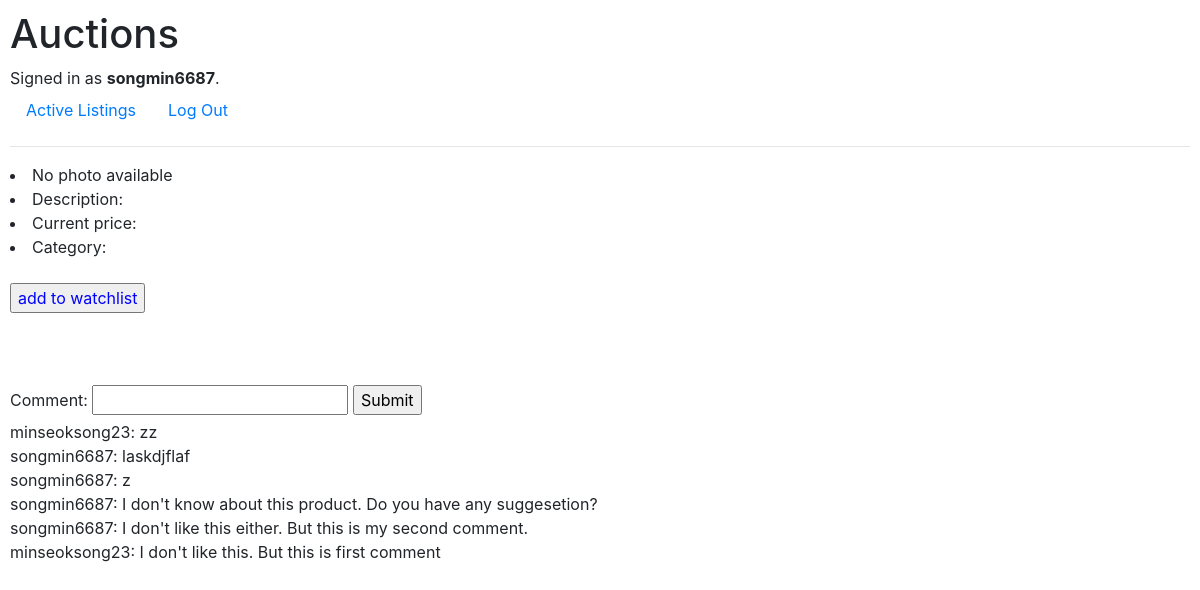
The app's page /watchlist (signed in) with its own data.
### auctions/models.py (models this page shows)
class User(AbstractUser):
    pass

class Comment(models.Model):
    listing = models.ForeignKey(Listing, on_delete=models.CASCADE, related_name="item_for_comment")
    commenter = models.ForeignKey(User, on_delete=models.CASCADE, related_name="commenter")
    body = models.CharField(max_length=300)

### auctions/views.py (the view, shortened to what this page needs)
# urls.py: path("<str:item>", views.item, name="item"),
def item(request, item):
    return render(request, "auctions/item.html", {
        "item": Listing.objects.filter(title=item).first(),
        "comments": Comment.objects.all()
    })

### auctions/templates/auctions/item.html (shortened to what this page needs)
{% extends "auctions/layout.html" %}
{% block body %}
{% if not item.url %}
<li>No photo available</li>
{% else %}
<img src="{{ item.url }}" width = "600">
{% endif %}
<li>Description: <{{ item.description }}/li>
<li>Current price: {{ item.starting_bid }}</li>
<li>Category: {{ item.category }}</li>
<form action="{% url 'watchlist' %} method="post">
<br>
    <input type="submit" value="add to watchlist" style="color:blue">
<br><br>
<br><br>
<form action="{% url 'item' item.title %}" method="post">
    <label for="comment">Comment:</label>
    <input id="comment" name="body" type="text">
    <input type="submit">
{% for comment in comments reversed %}
<div>
    {{ comment.commenter }}: {{ comment.body }}
</div>
{% endfor %}
{% endblock %}

### auctions/templates/auctions/layout.html (shortened to what this page needs)
{% load static %}
<!DOCTYPE html>
<html lang="en">
    <head>
        <link rel="stylesheet" href="https://stackpath.bootstrapcdn.com/bootstrap/4.4.1/css/bootstrap.min.css">
        <link href="{% static 'auctions/styles.css' %}" rel="stylesheet">
    </head>
    <body>
        <h1>Auctions</h1>
        <div>
            {% if user.is_authenticated %}
                Signed in as <strong>{{ user.username }}</strong>.
            {% else %}
                Not signed in.
            {% endif %}
        </div>
        <ul class="nav">
            <li class="nav-item">
                <a class="nav-link" href="{% url 'index' %}">Active Listings</a>
            </li>
            {% if user.is_authenticated %}
                <li class="nav-item">
                    <a class="nav-link" href="{% url 'logout' %}">Log Out</a>
                </li>
            {% endif %}
        </ul>
        <hr>
        {% block body %}
        {% endblock %}
    </body>
</html>

### auctions/static/auctions/styles.css (style rules this page uses)
body { padding: 10px; }

### records on screen
User: username "songmin6687"
Comment: commenter "minseoksong23", body "zz"
Comment: commenter "songmin6687", body "laskdjflaf"
Comment: commenter "songmin6687", body "z"
Comment: commenter "songmin6687", body "I don't know about this product. Do you have any suggesetion?"
Comment: commenter "songmin6687", body "I don't like this either. But this is my second comment."
Comment: commenter "minseoksong23", body "I don't like this. But this is first comment"
